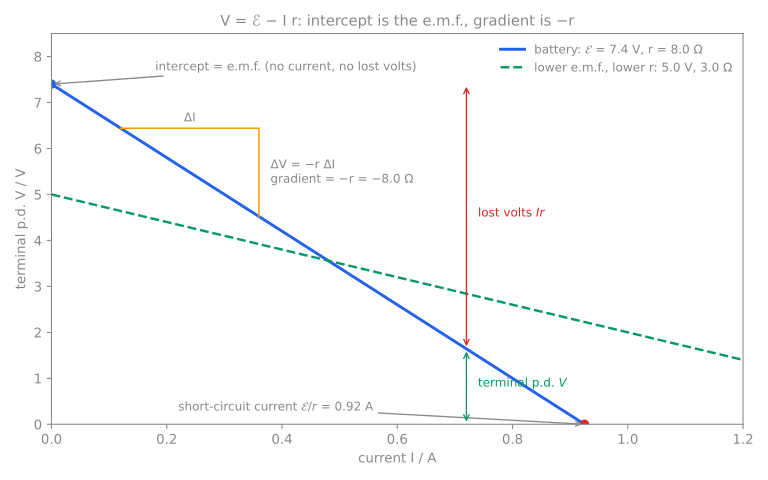

Write Python code to recreate this figure.
"""Terminal p.d. against current for a real source: V = E - Ir.  The June 2021 Paper 23 battery
(E = 7.4 V, r = 8.0 Ω) and the (d)-part sketch — a battery with lower e.m.f. and lower r.
Regenerate: python3 internal-resistance-vi-line.py"""
import numpy as np, matplotlib
matplotlib.use("Agg"); import matplotlib.pyplot as plt
GREY="#888888"; E,r=7.4,8.0; E2,r2=5.0,3.0
I=np.linspace(0,1.2,200)
fig,ax=plt.subplots(figsize=(8,5)); fig.patch.set_alpha(0); ax.set_facecolor("none")
ax.plot(I,E-r*I,color="#2563eb",lw=2.2,label=f"battery: $\\mathcal{{E}}$ = {E} V, r = {r} Ω")
ax.plot(I,E2-r2*I,color="#059669",lw=1.8,ls="--",label=f"lower e.m.f., lower r: {E2} V, {r2} Ω")
ax.plot([0],[E],"o",color="#2563eb"); ax.annotate("intercept = e.m.f. (no current, no lost volts)",(0,E),xytext=(0.18,7.7),fontsize=9,color=GREY,arrowprops=dict(arrowstyle="->",color=GREY))
ax.plot([E/r],[0],"o",color="#dc2626"); ax.annotate("short-circuit current $\\mathcal{E}/r$ = 0.92 A",(E/r,0),xytext=(0.22,0.3),fontsize=9,color=GREY,arrowprops=dict(arrowstyle="->",color=GREY))
# gradient triangle
i0,i1=0.12,0.36; ax.plot([i0,i1,i1],[E-r*i0,E-r*i0,E-r*i1],color="#f59e0b",lw=1.2)
ax.text((i0+i1)/2,E-r*i0+0.15,"ΔI",ha="center",fontsize=9,color=GREY); ax.text(i1+0.02,E-r*(i0+i1)/2,"ΔV = −r ΔI\ngradient = −r = −8.0 Ω",fontsize=9,color=GREY,va="center")
# lost volts shading at I=0.5
ax.fill_between([0.5,0.5],[0,0],[0,0]); ax.annotate("",xy=(0.72,E-r*0.72),xytext=(0.72,E),arrowprops=dict(arrowstyle="<->",color="#dc2626")); ax.text(0.74,E-r*0.36,"lost volts $Ir$",color="#dc2626",fontsize=9)
ax.annotate("",xy=(0.72,0),xytext=(0.72,E-r*0.72),arrowprops=dict(arrowstyle="<->",color="#059669")); ax.text(0.74,(E-r*0.72)/2,"terminal p.d. $V$",color="#059669",fontsize=9)
ax.set_xlim(0,1.2); ax.set_ylim(0,8.5); ax.set_xlabel("current I / A",color=GREY); ax.set_ylabel("terminal p.d. V / V",color=GREY)
for s in ax.spines.values(): s.set_color(GREY)
ax.tick_params(colors=GREY); leg=ax.legend(frameon=False,fontsize=9,loc="upper right")
for t in leg.get_texts(): t.set_color(GREY)
ax.set_title("V = ℰ − I r: intercept is the e.m.f., gradient is −r",color=GREY,fontsize=11)
fig.tight_layout(); fig.savefig("internal-resistance-vi-line.svg",transparent=True); print("ok")
